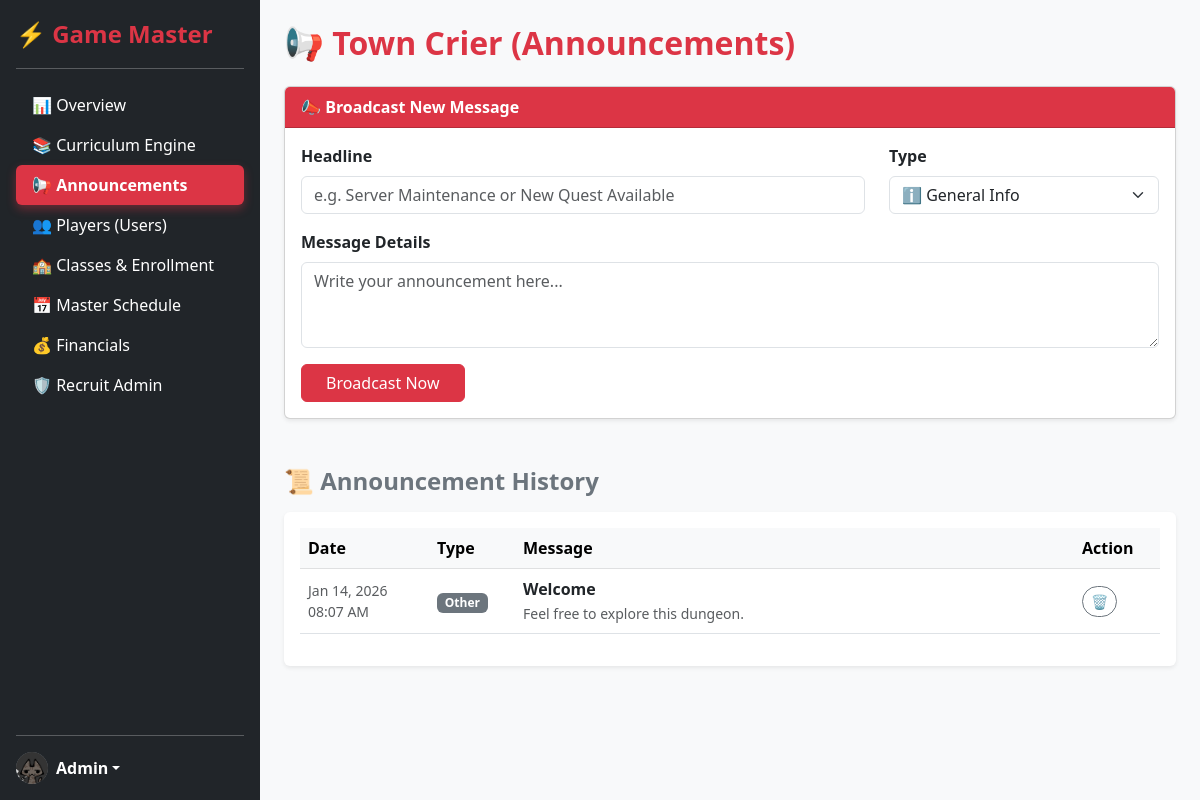
Page /admin/manage_announcements.php (signed in) on the committed database.
### tables this page shows
CREATE TABLE `announcements` (
  `announcement_id` int(11) NOT NULL,
  `title` varchar(255) NOT NULL,
  `content` text NOT NULL,
  `type` enum('info','warning','quest') DEFAULT 'info',
  `created_by` int(11) DEFAULT NULL,
  `created_at` timestamp NOT NULL DEFAULT current_timestamp()
);

### admin/manage_announcements.php (the view, shortened to what this page needs)
<?php
require_once '../config/db.php';
$stmt = $pdo->query("SELECT * FROM announcements ORDER BY created_at DESC");
$announcements = $stmt->fetchAll(PDO::FETCH_ASSOC);
?>
<!DOCTYPE html>
<html lang="en">
<head>
    <link href="https://cdn.jsdelivr.net/npm/bootstrap@5.3.0/dist/css/bootstrap.min.css" rel="stylesheet">
</head>
<body>
<div class="d-flex">
    <?php include 'sidebar.php'; ?>
    <div class="flex-grow-1 p-4" style="height: 100vh; overflow-y: auto;">
        <h2 class="fw-bold text-danger mb-4">📢 Town Crier (Announcements)</h2>
        <div class="card shadow-sm mb-5">
            <div class="card-header">
                📣 Broadcast New Message
            </div>
            <div class="card-body">
                <form method="POST">
                    <div class="row">
                        <div class="col-md-8 mb-3">
                            <label class="form-label fw-bold">Headline</label>
                            <input type="text" name="title" class="form-control" placeholder="e.g. Server Maintenance or New Quest Available" required>
                        </div>
                        <div class="col-md-4 mb-3">
                            <label class="form-label fw-bold">Type</label>
                            <select name="type" class="form-select">
                                <option value="info">ℹ️ General Info</option>
                            </select>
                        </div>
                    </div>
                    <div class="mb-3">
                        <label class="form-label fw-bold">Message Details</label>
                        <textarea name="content" class="form-control" rows="3" placeholder="Write your announcement here..." required></textarea>
                    </div>
                    <button type="submit" name="add_announcement" class="btn btn-danger px-4">Broadcast Now</button>
                </form>
            </div>
        </div>
        <h4 class="fw-bold text-secondary mb-3">📜 Announcement History</h4>
        <div class="table-responsive bg-white rounded shadow-sm p-3">
            <table class="table table-hover align-middle">
                <thead class="table-light">
                    <tr>
                        <th width="15%">Date</th>
                        <th width="10%">Type</th>
                        <th width="65%">Message</th>
                        <th width="10%">Action</th>
                    </tr>
                </thead>
                <tbody>
                    <?php if (count($announcements) > 0): ?>
                        <?php foreach ($announcements as $ann): ?>
                            <tr>
                                <td class="text-muted small">
                                    <?php echo date('M d, Y', strtotime($ann['created_at'])); ?><br>
                                    <?php echo date('h:i A', strtotime($ann['created_at'])); ?>
                                </td>
                                <td>
                                    <?php
                                        $badges = [
                                            'info' => '<span class="badge type-info">General</span>',
                                            'warning' => '<span class="badge type-warning">Urgent</span>',
                                            'quest' => '<span class="badge type-quest">Quest</span>'
                                        ];
                                        echo $badges[$ann['type']] ?? '<span class="badge bg-secondary">Other</span>';
                                    ?>
                                </td>
                                <td>
                                    <strong class="d-block text-dark"><?php echo htmlspecialchars($ann['title']); ?></strong>
                                    <small class="text-muted"><?php echo htmlspecialchars($ann['content']); ?></small>
                                </td>
                                <td>
                                    <form method="POST" onsubmit="return confirm('Delete this announcement?');">
                                        <button type="submit" class="btn btn-outline-secondary btn-sm rounded-pill">🗑</button>
                                    </form>
                                </td>
                            </tr>
                        <?php endforeach; ?>
                    <?php endif; ?>
                </tbody>
            </table>
        </div>
    </div>
</div>
</body>
</html>

### admin/manage_announcements.php (style rules this page uses)
body { background-color: #f8f9fa; }
.card-header { background-color: #dc3545; color: white; font-weight: bold; }

### rows in the picture
announcements: created_at "Jan 14, 2026", created_at "08:07 AM", type "Other", title "Welcome", content "Feel free to explore this dungeon."
